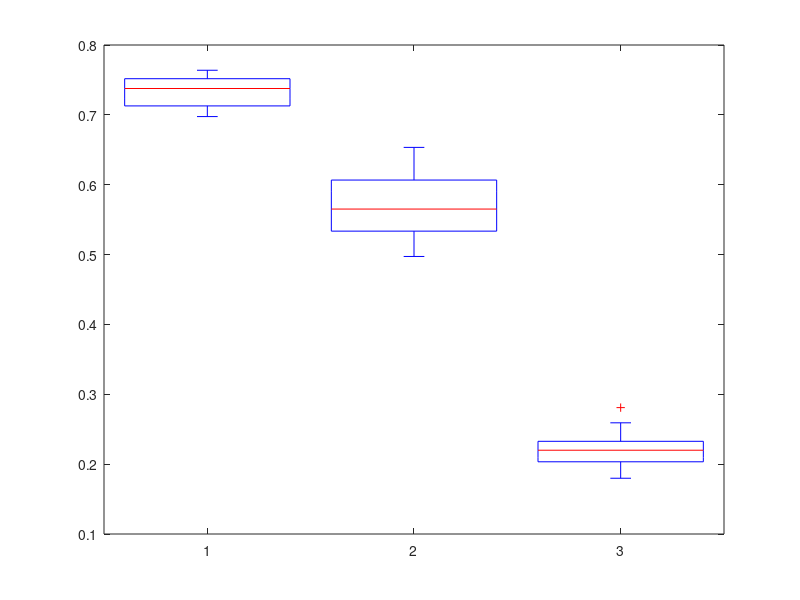

The MATLAB script that drew this image:
%DDS:
DDS = [0.72513 0.70825 0.71831 0.74809 0.71433 0.76385 0.76094 0.69754 0.73678 0.74212 0.75094 0.71568 0.76212 0.75417 0.70109 0.70675 0.73881 0.70731 0.73868 0.75904]

% running GA:
GA = [5.643482e-001 5.416192e-001 6.255452e-001 5.148714e-001 5.056900e-001 5.659632e-001 5.284955e-001 5.590679e-001 5.954429e-001 6.380577e-001 6.534347e-001 6.217740e-001 5.352387e-001 5.884358e-001 6.016429e-001 5.683954e-001 6.445623e-001 5.435830e-001 5.106788e-001 4.972922e-001]

% running SA:
SA = [-1.970374e-001 -2.314389e-001 -2.440555e-001 -2.094340e-001 -1.854015e-001 -2.189365e-001 -2.209299e-001 -2.591634e-001 -1.798161e-001 -2.809287e-001 -2.164988e-001 -2.364682e-001 -2.054828e-001 -2.215384e-001 -2.442049e-001 -2.265624e-001 -1.958630e-001 -1.920085e-001 -2.234456e-001 -2.090195e-001 ]
SA = -SA;

% Combining:
res(1,:) = DDS;
res(2,:) = GA;
res(3,:) = SA;

% boxplot
figure
boxplot(res');

% 
